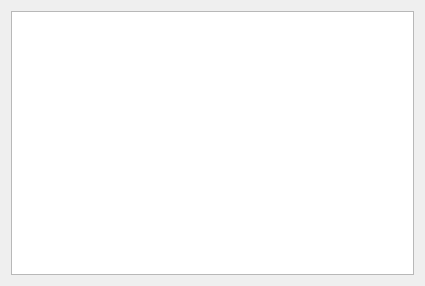
<?xml version="1.0" encoding="UTF-8"?>
<ui version="4.0">
 <class>MarblePluginSettingsWidget</class>
 <widget class="QWidget" name="MarblePluginSettingsWidget">
  <property name="geometry">
   <rect>
    <x>0</x>
    <y>0</y>
    <width>425</width>
    <height>286</height>
   </rect>
  </property>
  <layout class="QVBoxLayout">
   <item>
    <widget class="QListView" name="m_pluginListView"/>
   </item>
  </layout>
 </widget>
 <resources/>
 <connections/>
</ui>
